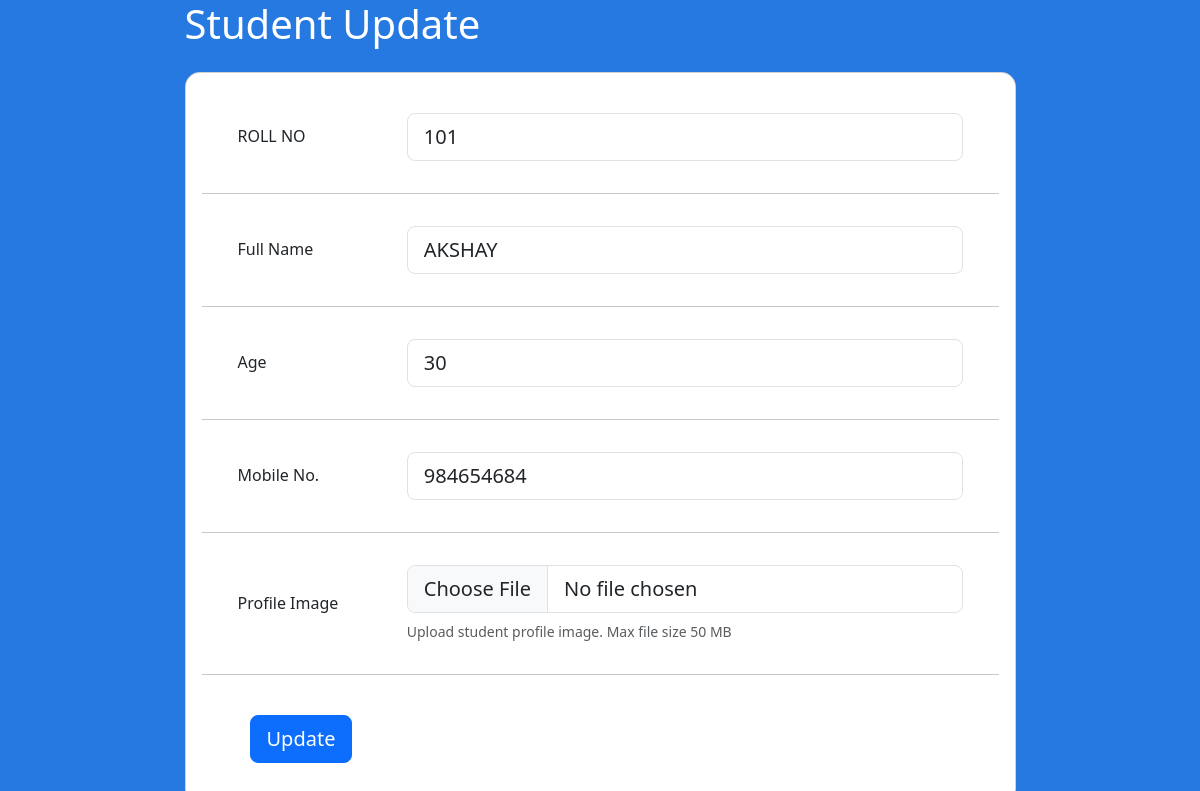
The page /student/update/6 on the database its author committed.
### student/models.py (models this page shows)
class Student(models.Model):
    faculty = models.ForeignKey(
        Faculty, verbose_name=("Faculty"), on_delete=models.CASCADE
    )
    rollno = models.IntegerField()
    name = models.CharField(max_length=100)
    age = models.IntegerField()
    mobile = models.IntegerField()
    image = models.ImageField(upload_to="profile/")

### student/views.py (the view)
# urls.py: path("update/<int:id>", views.student_update, name="update"),
def student_update(request, id):
    student = Student.objects.get(pk=id)
    return render(request, "student_update.html", {"student": student})

### templates/student_update.html (shortened to what this page needs)
<!DOCTYPE html>
<html>
<head>
    {% load bootstrap5 %}
    {% bootstrap_css %}
    <link rel="stylesheet" href="">
</head>
<body>
    <form action="/student/doupdate/{{student.id}}" method="post" enctype="multipart/form-data">
        <section class="vh-100" style="background-color: #2779e2;">
            <div class="container h-100">
                <div class="row d-flex justify-content-center align-items-center h-100">
                    <div class="col-xl-9">
                        <h1 class="text-white mb-4">Student Update</h1>
                        <div class="card" style="border-radius: 15px;">
                            <div class="card-body">
                                <div class="row align-items-center pt-4 pb-3">
                                    <div class="col-md-3 ps-5">
                                        <h6 class="mb-0">ROLL NO</h6>
                                    </div>
                                    <div class="col-md-9 pe-5">
                                        <input type="number" class="form-control form-control-lg" name="rollno" value = {{student.rollno}}>
                                    </div>
                                </div>
                                <hr class="mx-n3">
                                <div class="row align-items-center py-3">
                                    <div class="col-md-3 ps-5">
                                        <h6 class="mb-0">Full Name</h6>
                                    </div>
                                    <div class="col-md-9 pe-5">
                                        <input type="text" class="form-control form-control-lg" name="name"  value = {{student.name}}>
                                    </div>
                                </div>
                                <hr class="mx-n3">
                                <div class="row align-items-center py-3">
                                    <div class="col-md-3 ps-5">
                                        <h6 class="mb-0">Age</h6>
                                    </div>
                                    <div class="col-md-9 pe-5">
                                        <input type="text" class="form-control form-control-lg" name="age"  value = {{student.age}}>
                                    </div>
                                </div>
                                <hr class="mx-n3">
                                <div class="row align-items-center py-3">
                                    <div class="col-md-3 ps-5">
                                        <h6 class="mb-0">Mobile No.</h6>
                                    </div>
                                    <div class="col-md-9 pe-5">
                                        <input type="phone" class="form-control form-control-lg" name="mobile" value = {{student.mobile}}>
                                    </div>
                                </div>
                                <hr class="mx-n3">
                                <div class="row align-items-center py-3">
                                    <div class="col-md-3 ps-5">
                                        <h6 class="mb-0">Profile Image</h6>
                                    </div>
                                    <div class="col-md-9 pe-5">
                                        <input class="form-control form-control-lg" id="image" type="file"
                                            name="image" >
                                        <div class="small text-muted mt-2">Upload student profile image.
                                            Max
                                            file
                                            size 50 MB</div>
                                    </div>
                                </div>
                                <hr class="mx-n3">
                                <div class="px-5 py-4">
                                    <button type="submit" class="btn btn-primary btn-lg">Update</button>
                                </div>
                            </div>
                        </div>
                    </div>
                </div>
            </div>
        </section>
    </form>
</body>
</html>

### rows shown on the page
Student: rollno "101", name "AKSHAY", age "30", mobile "984654684"
